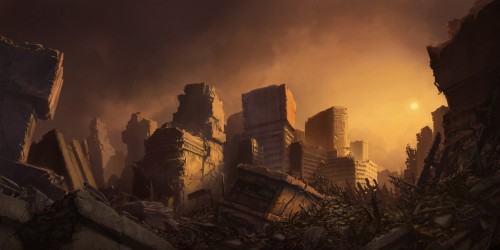
#> input picture lesson 2/image1.jpg, 500 x 250 px
$ python -i main.py   (imports and definitions only)
#> lines starting #> are read from the running program, lines starting #| are printed output that depends on the picture; after the words box and inside, x2 and y2 are one past the last pixel; in counts of white or black regions, pixels touching at a corner belong together
#> further down, picture is the input picture: shape (250, 500, 3); mean B, G, R 34.8, 52.4, 81
import cv2
import numpy as np
#function for cartoon filter
def cartoon(framer):
    grayscale = cv2.cvtColor(framer,cv2.COLOR_BGR2GRAY)
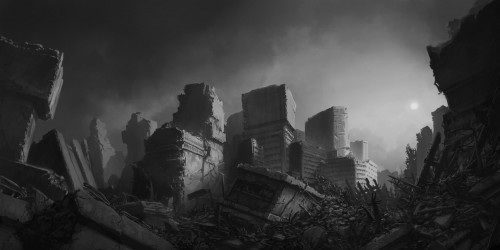
#> grayscale: shape (250, 500); min 3, max 225, mean 58.9
    blur = cv2.medianBlur(grayscale,5)
    edgedetect = cv2.adaptiveThreshold(blur,255,cv2.ADAPTIVE_THRESH_MEAN_C, cv2.THRESH_BINARY,9,9)
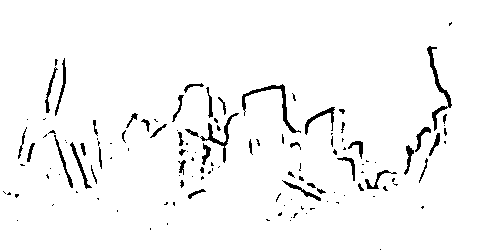
#> edgedetect: shape (250, 500); 96.4% white; 129 black regions (83 under 20 px), largest, box (x1, y1, x2, y2) and area: (427, 46, 452, 131) 385, (242, 84, 301, 133) 380, (200, 113, 239, 163) 291
    newimage = cv2.bilateralFilter(framer,9,300,300)
    cartoonframe = cv2.bitwise_and(newimage,newimage,mask = edgedetect)
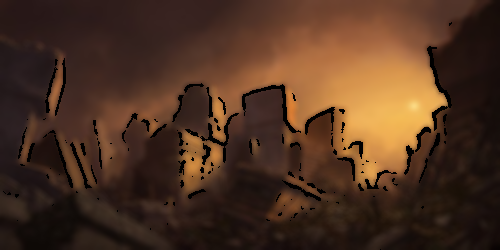
#> cartoonframe: shape (250, 500, 3); mean B, G, R 33.6, 50.4, 77.8
    return cartoonframe
#opening webcam
# [1 line not run here, left out]
filtertype = "original"
# [38 lines not run here, left out]


>>> import cv2
>>> picture = cv2.imread('../lesson 2/image1.jpg')
>>> result = cartoon(picture)

$ run again, on lesson 2/image2.jpg
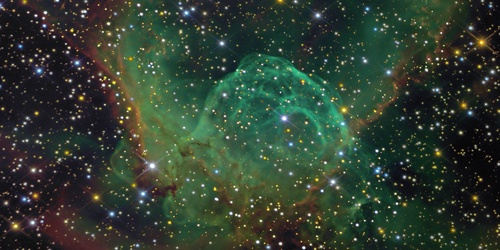
#> input picture lesson 2/image2.jpg, 500 x 250 px
#> picture is the input picture: shape (250, 500, 3); mean B, G, R 49.4, 62.5, 48.9
#> in cartoon, `edgedetect = cv2.adaptiveThreshold(blur,255,cv2.ADAPTIVE_THRESH_MEAN_C..`:
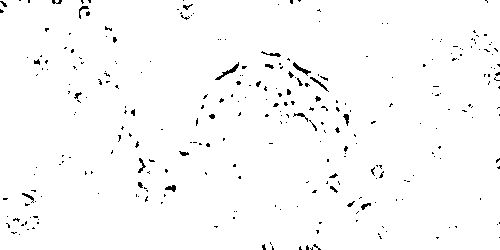
#> edgedetect: shape (250, 500); 98.2% white; black in thin lines or dots
#> in cartoon, `cartoonframe = cv2.bitwise_and(newimage,newimage,mask = edgedetect)`:
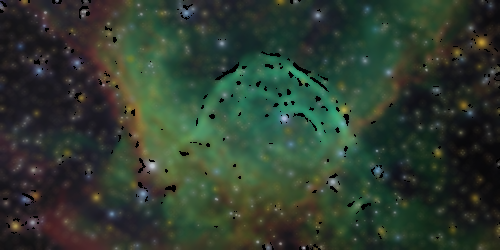
#> cartoonframe: shape (250, 500, 3); mean B, G, R 47.4, 60.2, 46.9
